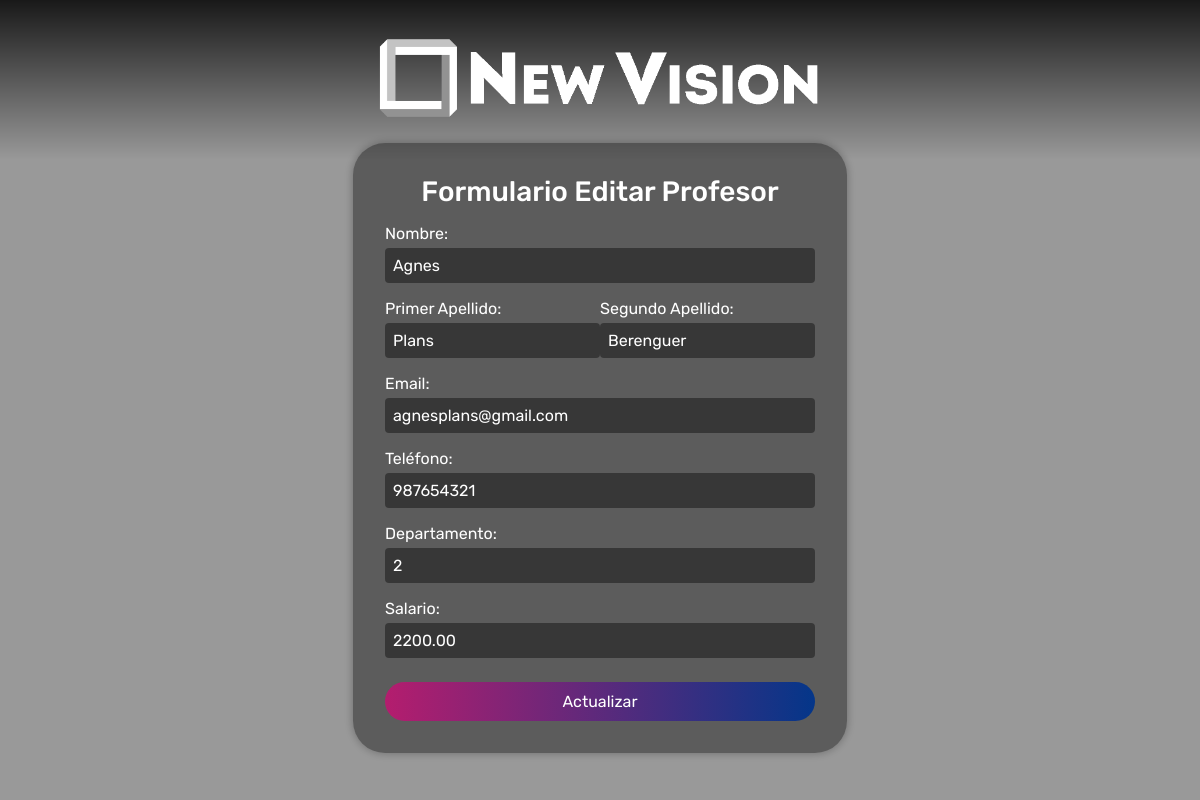
/formEditarProfesores.php?dni_prof=2, run on the app's committed database.
### tables this page shows
CREATE TABLE `profesor` (
  `dni_prof` int(11) NOT NULL,
  `nombre_prof` varchar(50) NOT NULL,
  `apellido1_prof` varchar(25) NOT NULL,
  `apellido2_prof` varchar(25) NOT NULL,
  `email_prof` varchar(100) NOT NULL,
  `telf_prof` int(9) NOT NULL,
  `dept_prof` int(3) NOT NULL,
  `sal_prof` decimal(7,2) DEFAULT NULL
);

### formEditarProfesores.php (the view, shortened to what this page needs)
<!DOCTYPE html>
<html>
<head>
</head>
<body>
    <header class="flex">
        <div class="nav">
            <img src="./src/LOGO/logoletrasgrandes.png" alt="">
        </div>
    </header>
    <div class="flex" id="oscuro">
        <div class="container">
            <h2 id="titulo">Formulario Editar Profesor</h2>
            <?php
            include_once "conexion.php";
            if ($_SERVER['REQUEST_METHOD'] === 'GET') {
                if (isset($_GET['dni_prof'])) {
                    $dni_prof = $_GET['dni_prof'];
                    $query = $mysqli->prepare('SELECT * FROM PROFESOR WHERE dni_prof = ?');
                    $query->bind_param('i', $dni_prof);
                    $query->execute();
                    $result = $query->get_result();
                    $profesor = $result->fetch_assoc();
                    if ($profesor) {
            ?>
                        <form action="editarprofesores.php" method="POST">
                            <div class="inputs">
                                <label for="nombre_prof">Nombre:</label>
                                <input type="text" name="nombre_prof" id="nombre_prof" class="form-control inputforms" value="<?php echo $profesor['nombre_prof']; ?>">
                            </div>
                            <div class="row">
                                <div class="column-2">
                                    <div class="inputs">
                                        <label for="apellido1_prof">Primer Apellido:</label>
                                        <input type="text" name="apellido1_prof" id="apellido1_prof" class="form-control inputforms" value="<?php echo $profesor['apellido1_prof']; ?>">
                                    </div>
                                </div>
                                <div class="column-2">
                                    <div class="inputs">
                                        <label for="apellido2_prof">Segundo Apellido:</label>
                                        <input type="text" name="apellido2_prof" id="apellido2_prof" class="form-control inputforms" value="<?php echo $profesor['apellido2_prof']; ?>">
                                    </div>
                                </div>
                            </div>
                            <div class="inputs">
                                <label for="email_prof">Email:</label>
                                <input type="email" name="email_prof" id="email_prof" class="form-control inputforms" value="<?php echo $profesor['email_prof']; ?>">
                            </div>
                            <div class="inputs">
                                <label for="telf_prof">Teléfono:</label>
                                <input type="tel" name="telf_prof" id="telf_prof" class="form-control inputforms" value="<?php echo $profesor['telf_prof']; ?>">
                            </div>
                            <div class="inputs">
                                <label for="dept_prof">Departamento:</label>
                                <input type="text" name="dept_prof" id="dept_prof" class="form-control inputforms" value="<?php echo $profesor['dept_prof']; ?>">
                            </div>
                            <div class="inputs">
                                <label for="sal_prof">Salario:</label>
                                <input type="text" name="sal_prof" id="sal_prof" class="form-control inputforms" value="<?php echo $profesor['sal_prof']; ?>">
                            </div>
                            <button type="submit" class="boton" onclick="return editarProfesor()">Actualizar</button>
                        </form>
            <?php
                    } else {
                    }
                } else {
                }
            } else {
            }
            ?>
        </div>
    </div>
</body>
</html>

### formEditarProfesores.php (style rules this page uses)
* { margin: 0; padding: 0; font-family: 'Rubik', sans-serif; }
html { color: white; font-family: 'Rubik', sans-serif; }
body::before { content: ""; position: fixed; height: 100vh; width: 100%; background: url(./src/FONDOCOLOR2.jpg); background-size: cover; z-index: -1; }
header { background-image: linear-gradient(rgba(0, 0, 0, 0.9) 0%, rgba(0, 0, 0, 0.4) 100%); height: 20vh; }
.nav img { height: 12vh; }
.container { margin-top: -8vh; height: fit-content; width: 430px; padding: 4vh; padding-bottom: 2vh; background-color: rgba(0, 0, 0, 0.4); box-shadow: 0 0 10px rgba(0, 0, 0, 0.3); animation: fade-in 1s ease-in-out; border-radius: 4vh; }
.container .boton { margin-top: 3vh; margin-bottom: 2vh; }
#titulo { font-weight: 500; font-size: 3.5vh; }
#oscuro { margin-top: 0vh; height: 80vh; background-color: rgba(0, 0, 0, 0.4); }
.container h2 { text-align: center; margin-top: 0; }
.inputs { margin-top: 2vh; margin-right: 2vh; }
.inputs label { margin-bottom: 1vh; }
.inputs label { display: block; margin-bottom: 5px; }
.form-control { width: 100%; padding: 8px; font-size: 16px; border: none; background-color: rgba(0, 0, 0, 0.4); color: #fff; border-radius: 4px; }
.boton { display: block; width: 100%; padding: 10px; font-size: 2vh; border: none; background: linear-gradient(to right, #b41d6e, #043689); color: white; border-radius: 4vh; cursor: pointer; transition: 0.5s; }
.flex { display: flex; align-items: center; justify-content: center; }
.row:after { content: ""; display: table; clear: both; }
.column-2 { width: 50%; float: left; }

### data on the page
profesor: nombre_prof "Agnes", apellido1_prof "Plans", apellido2_prof "Berenguer", email_prof "agnesplans@gmail.com", telf_prof "987654321", dept_prof "2", sal_prof "2200.00"
